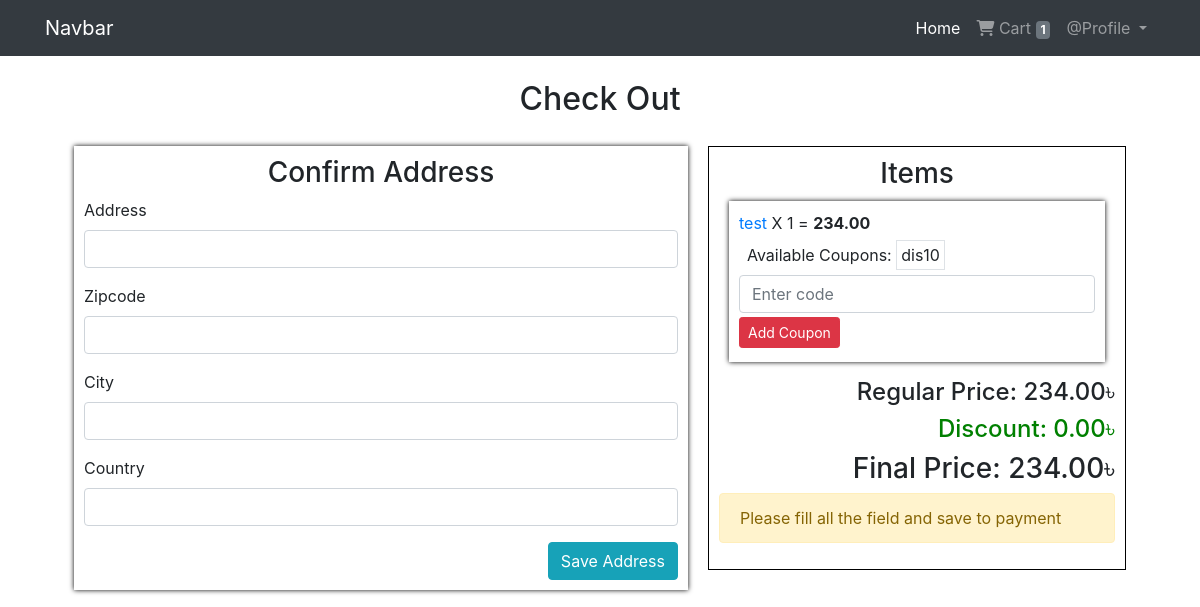
The page /payment/checkout/ (signed in) on the database its author committed.
### App_Auth/models.py (models this page shows, shortened)
class User(AbstractBaseUser, PermissionsMixin):
    email = models.EmailField(max_length=255, unique=True, null=False)
    role = models.CharField(max_length=10, default='user')
    is_staff = models.BooleanField(
        gettext_lazy('staff status'),
        default=False,
        help_text=gettext_lazy('Designates whether the user can log into this admin site.'),
    )
    is_active = models.BooleanField(
        gettext_lazy('active'),
        default=True,
        help_text=gettext_lazy('Designates whether this user should be treated as active. Unselect this instead of deleting accounts.'),
    )
    USERNAME_FIELD = 'email'
    objects = MyUserManager()

### App_Order/models.py (models this page shows, shortened)
class Order(models.Model):
    orderItems = models.ManyToManyField(Cart)
    user = models.ForeignKey(settings.AUTH_USER_MODEL, on_delete=models.CASCADE)
    ordered = models.BooleanField(default=False)
    created_at = models.DateTimeField(auto_now_add=True)
    paymentId = models.CharField(max_length=264, blank=True, null=True)
    orderId = models.CharField(max_length=200, blank=True, null=True)
    def get_totals(self):
        total = 0
        for order_item in self.orderItems.all():
            total += float(order_item.get_total())
        return total

class Cart(models.Model):
    user = models.ForeignKey(settings.AUTH_USER_MODEL, on_delete=models.CASCADE, related_name='cart')
    item = models.ForeignKey(Product, on_delete=models.CASCADE)
    quantity = models.IntegerField(default=1)
    coupon = models.CharField(max_length=100, default='')
    discount = models.IntegerField(default=0)
    purchased = models.BooleanField(default=False)
    created_at = models.DateTimeField(auto_now_add=True)
    updated_at = models.DateTimeField(auto_now=True)
    def get_total(self):
        total = self.quantity * self.item.price
        return format(total, '0.2f')

### App_Payment/models.py (models this page shows, shortened)
class BillingAddress(models.Model):
    user = models.ForeignKey(settings.AUTH_USER_MODEL, on_delete=models.CASCADE,)
    address = models.CharField(max_length=264, blank=True)
    zipcode = models.CharField(max_length=10, blank=True)
    city = models.CharField(max_length=30, blank=True)
    country = models.CharField(max_length=20, blank=True)
    def is_fully_filled(self):
        field_names = [f.name for f in self._meta.get_fields()]
        for field_name in field_names:
            value = getattr(self, field_name)
            if value is None or value == "":
                return False
        return True
    class Meta:
        verbose_name_plural = 'Billing Address'

### App_Shop/models.py (models this page shows, shortened)
class Product(models.Model):
    created_by = models.ForeignKey(User, related_name='products', on_delete=models.CASCADE, default=1)
    name = models.CharField(max_length=264)
    mainimage = models.ImageField(upload_to='products')
    category = models.ForeignKey(Category, on_delete=models.CASCADE, related_name='category')
    preview_text = models.TextField(max_length=200, verbose_name='Preview Text')
    description = models.TextField(max_length=1000, verbose_name='Description')
    price = models.FloatField()
    old_price = models.FloatField(default=0.00)
    created_at = models.DateTimeField(auto_now_add=True)
    updated_at = models.DateTimeField(auto_now=True)
    class Meta:
        ordering = ['-updated_at','name']

### App_Seller/models.py (models this page shows)
class Coupon(models.Model):
    seller = models.ForeignKey(User, on_delete=models.CASCADE, related_name='coupon')
    code = models.CharField(max_length=100)
    discount = models.IntegerField()
    active = models.BooleanField(default=True)
    start_date = models.DateTimeField(default=datetime.datetime.now())
    expiry_date = models.DateTimeField()
    def __str__(self):
        return self.code

### App_Payment/views.py (the view, shortened to what this page needs)
# urls.py: path('checkout/', checkout, name='checkout'),
@login_required
def checkout(request):
    discount_total = 0
    restart_cart = Cart.objects.filter(user=request.user, purchased = False)
    for item in restart_cart:
        coupons = Coupon.objects.filter(seller=item.item.created_by)
        expired = True
        for coupon in coupons:
            if item.coupon == coupon.code:
                date_time_start = datetime.datetime.strptime(str(coupon.start_date)[:19], "%Y-%m-%d %H:%M:%S")
                date_time_end = datetime.datetime.strptime(str(coupon.expiry_date)[:19], "%Y-%m-%d %H:%M:%S")
                if coupon.active and date_time_start < datetime.datetime.now():
                    if date_time_end > datetime.datetime.now():
                        expired = False
        if expired:
            item.coupon = ""
            item.discount = 0
            item.save()
        if item.discount == 0:
            discount_total += item.quantity * item.item.price
        discount_total += item.discount
    saved_address = BillingAddress.objects.get_or_create(user=request.user)
    saved_address = saved_address[0]
    form = BillingAddressForm(instance=saved_address)
    order_qs = Order.objects.filter(user=request.user, ordered = False)
    orders = order_qs[0].orderItems.all()
    final_orders = []
    for order in orders:
        coupons = Coupon.objects.filter(seller=order.item.created_by)
        filtered_coupon = []
        for coupon in coupons:
            date_time_start = datetime.datetime.strptime(str(coupon.start_date)[:19], "%Y-%m-%d %H:%M:%S")
            date_time_end = datetime.datetime.strptime(str(coupon.expiry_date)[:19], "%Y-%m-%d %H:%M:%S")
            if coupon.active and date_time_start < datetime.datetime.now():
                if date_time_end > datetime.datetime.now():
                    filtered_coupon.append(coupon)
        final_orders.append({'order': order, 'coupon': filtered_coupon})
    order_total = order_qs[0].get_totals()
    return render(request, 'App_Payment/checkout.html', context={"address": saved_address,"form": form, "orders": final_orders, "total": order_total, "final_price": discount_total, "discount": order_total - discount_total})

### App_Payment/forms.py
class BillingAddressForm(forms.ModelForm):
    class Meta:
        model = BillingAddress
        fields = ('address', 'zipcode', 'city', 'country')

### App_Order/templatetags/cart_tag.py (called while the page is built)
@register.filter
def cart_total(user):
    order = Order.objects.filter(user=user, ordered = False)
    if order.exists():
        return order[0].orderItems.count()
    else:
        return 0

### templates/App_Payment/checkout.html (shortened to what this page needs)
{% extends "base.html" %}
{%load crispy_forms_tags%}
{%block body_block%}
<h2 style="text-align: center;">Check Out</h2>
<div class="checkout-page">
    <div class="form" style="align-self: flex-start;">
        <h3>Confirm Address</h3>
        <form method="POST">
            {{form|crispy}}
            <div class="w-100 d-flex">
                <button class="btn btn-info ml-auto" type="submit">Save Address</button>
            </div>
        </form>
    </div>
    <div class="items">
        <ul>
            <h3 style="text-align:center;">Items</h3>
            {%for order in orders%}
                <li class="list">
                    <a href="{%url 'App_Shop:product_detail' pk=order.order.item.pk%}">{{order.order.item.name}}</a> X {{order.order.quantity}} =
                    {%if order.order.discount%}
                    <span style="color: green;font-weight: bold;">{{order.order.discount}}</span>
                    <del>{{order.order.get_total}}</del>
                    {%else%}
                    <b>{{order.order.get_total}}</b>
                    {%endif%}
                    <div class="w-100 m-2 coupon-parent">
                        <p class="copy-message"></p>
                        Available Coupons:
                        {%for coupon in order.coupon%}
                        <span class="p-1 border coupon-code">{{coupon}}</span>
                        {%endfor%}
                    </div>
                    <form method="POST">
                        <input required type='text' name="code" class="form-control" placeholder="Enter code" />
                        <button class="btn btn-danger ml-auto btn-sm m-1" type="submit" name="custom_form_submit">Add Coupon</button>
                    </form>
                </li>
            {%endfor%}
        </ul>
        <h4 style="text-align:right;">Regular Price: {{total|floatformat:2}}&#2547;</h4>
        <h4 style="text-align:right; color: green;">Discount: {{discount|floatformat:2}}&#2547;</h4>
        <h3 style="text-align:right;">Final Price: {{final_price|floatformat:2}}&#2547;</h3>
        {%if address.is_fully_filled %}
            <a href="{%url 'App_Payment:payment'%}" class="btn btn-success w-100">Make Payment</a>
        {%else %}
            <p class="alert alert-warning">Please fill all the field and save to payment</p>
        {%endif %}
    </div>
</div>
{%endblock%}

### templates/base.html (shortened to what this page needs)
{% load cart_tag %}
{% load static %}
<!DOCTYPE html>
<html lang="en">
  <head>
    <link
      rel="stylesheet"
      href="https://cdn.jsdelivr.net/npm/bootstrap@4.0.0/dist/css/bootstrap.min.css"
    />
    <link
      rel="stylesheet"
      href="https://cdnjs.cloudflare.com/ajax/libs/font-awesome/6.5.1/css/all.min.css"
    />
    <link rel="stylesheet" href="{% static 'css/main.css' %}" />
  </head>
  <body>
    <nav class="navbar navbar-expand-lg navbar-dark bg-dark">
      <div class="container">
        <a class="navbar-brand" href="{% url 'App_Shop:home' %}">Navbar</a>
        <div class="collapse navbar-collapse" id="navbarNav">
          <ul class="navbar-nav ml-auto">
            {% if user.is_authenticated %}
            <li class="nav-item active">
              <a class="nav-link" href="{%url 'App_Shop:home'%}"
                >Home <span class="sr-only">(current)</span></a
              >
            </li>
            <li class="nav-item">
              <a class="nav-link" href="{%url 'App_Order:cart'%}">
                <i class="fa fa-shopping-cart"></i>
                Cart
                <span class="badge badge-secondary">{{request.user | cart_total}}</span>
                </a>
            </li>
            <li class="nav-item dropdown">
              <a
                class="nav-link dropdown-toggle"
                href="#"
                id="navbarDropdownMenuLink"
                data-toggle="dropdown"
                aria-haspopup="true"
                aria-expanded="false"
              >
              {%if user.profile.full_name%}
                @{{user.profile.full_name}}
              {%else%}
              @Profile
              {%endif%}
              </a>
            </li>
            {%endif%}
          </ul>
        </div>
      </div>
    </nav>
    <div class="container p-4">
      {% block body_block%} {% endblock %}
    </div>
  </body>
</html>

### static/css/main.css (style rules this page uses)
* { margin: 0; padding: 0; box-sizing: border-box; }
.form { width: 100%; }
.coupon-parent { position: relative; }
.copy-message { position: absolute; top: -40px; left: 50%; transform: translateX(-50%); width: max-content; background: inherit; color: rgb(0, 0, 0); font-size: 18px; padding: 2px 5px; border-radius: 5px; font-weight: 600; }
.coupon-code { cursor: pointer; }

### rows shown on the page
User: user|cart_total "1"
Cart: order.item.name "test", order.quantity "1", order.get_total "234.00"
Coupon: code "dis10"

### other values the page prints
{{ total|floatformat:2 }} "234.00"
{{ discount|floatformat:2 }} "0.00"
{{ final_price|floatformat:2 }} "234.00"
